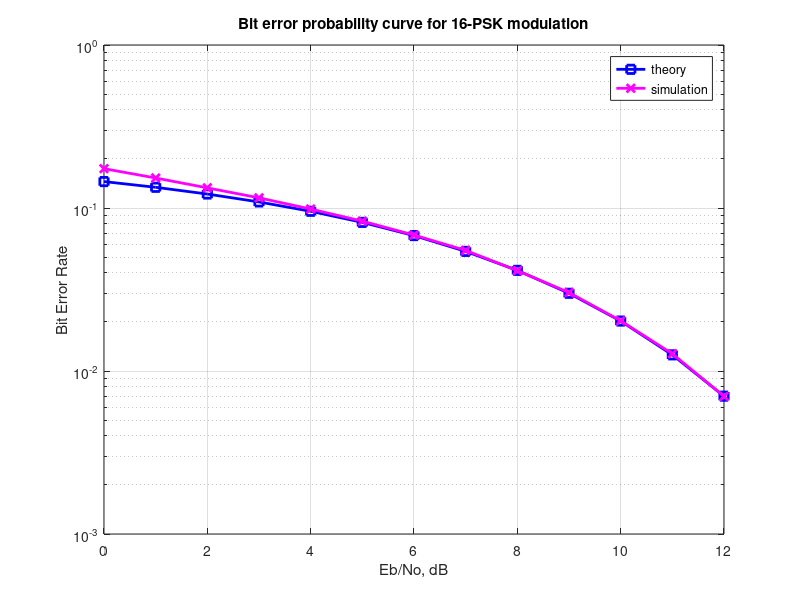

Recreate this plot in MATLAB.
% Bit Error Rate for 16-PSK modulation

clear all
clc
N = 10^5; % number of symbols
M = 16; k = log2(M); 
thetaMpsk = [0:M-1]*2*pi/M; % reference phase values

Eb_N0_dB = [0:12]; % multiple Es/N0 values
Es_N0_dB = Eb_N0_dB + 10*log10(k);

% Mapping for binary <--> Gray code conversion
ref = [0:M-1];
map = bitxor(ref,floor(ref/2));
[tt ind] = sort(map);
ipPhaseHat = zeros(1,N);
for ii = 1:length(Eb_N0_dB)

 % symbol generation
 ipBit = rand(1,N*k,1)>0.5; % random 1's and 0's
 bin2DecMatrix = ones(N,1)*(2.^[(k-1):-1:0]) ; % conversion from binary to decimal
 ipBitReshape = reshape(ipBit,k,N).'; % grouping to N symbols having k bits each
 ipGray = [sum(ipBitReshape.*bin2DecMatrix,2)].'; % decimal to binary
 
 % Gray coded constellation mapping
 ipDec = ind(ipGray+1)-1; % bit group to constellation point 
 ipPhase = ipDec*2*pi/M; % conversion to phase 
 ip = exp(j*ipPhase);% modulation 
 s = ip; 
 
 % noise

 n = 1/sqrt(2)*[randn(1,N) + j*randn(1,N)]; % white guassian noise, 0dB variance 
 
 y = s + 10^(-Es_N0_dB(ii)/20)*n; % additive white gaussian noise
 % finding the phase from [-pi to +pi]
 opPhase = angle(y); 
 
 opPhase(find(opPhase<0)) = opPhase(find(opPhase<0)) + 2*pi;
 % rounding the received phase to the closest constellation
 ipPhaseHat = 2*pi/M*round(opPhase/(2*pi/M)) ;
 
 % this is to enable comparison with the transmitted phase
 ipPhaseHat(find(ipPhaseHat==2*pi)) = 0;
 ipDecHat = round(ipPhaseHat*M/(2*pi));

 % Decimal to Gray code conversion
 ipGrayHat = map(ipDecHat+1); 
 ipBinHat = dec2bin(ipGrayHat,k) ;

 % converting binary string to number
 ipBinHat = ipBinHat.';
 ipBinHat = ipBinHat(1:end).';
 ipBinHat = str2num(ipBinHat).' ;
 
 % counting errors
 nBitErr(ii) = size(find([ipBit- ipBinHat]),2); % couting the number of errors

end 
simBer = nBitErr/(N*k);
theoryBer = (1/k)*erfc(sqrt(k*10.^(Eb_N0_dB/10))*sin(pi/M));

close all;
figure
semilogy(Eb_N0_dB,theoryBer,'bs-','LineWidth',2)
hold on
semilogy(Eb_N0_dB,simBer,'mx-','LineWidth',2)
axis([0 12 10^-3 1])
grid on
legend('theory', 'simulation');
xlabel('Eb/No, dB')
ylabel('Bit Error Rate')
title('Bit error probability curve for 16-PSK modulation')